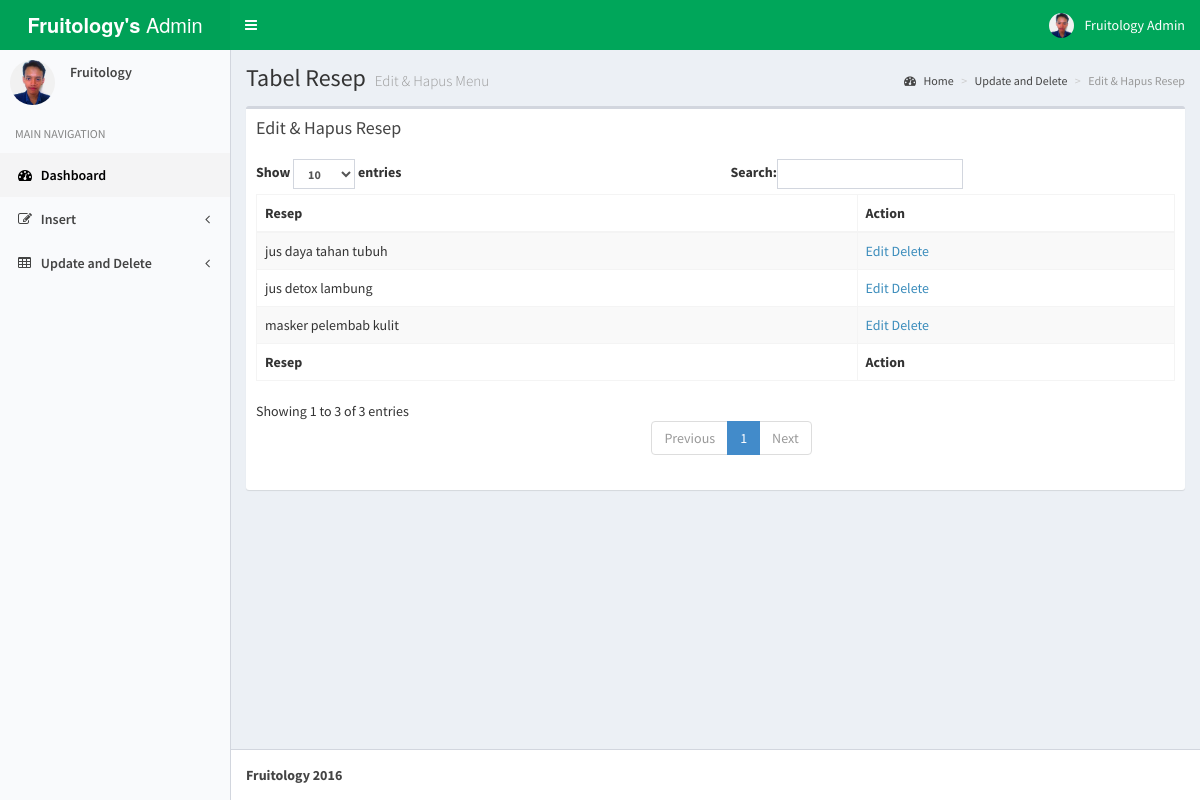
/index.php/resep_edit (signed in), run on the app's committed database.
### tables this page shows
CREATE TABLE IF NOT EXISTS `resep` (
`id_resep` smallint(2) NOT NULL,
  `judul_resep` varchar(30) NOT NULL
);

### application/controllers/resep_edit.php (called while the page is built, shortened)
<?php if ( ! defined('BASEPATH')) exit('No direct script access allowed');
class Resep_edit extends CI_Controller {
	public function index(){
		$data = $this->model->GetResep();
		$this->load->view('table_resep', array('data' => $data));
	}
}

### index.php (called while the page is built, shortened)
<?php
require_once BASEPATH.'core/CodeIgniter.php';

### application/models/model.php (called while the page is built, shortened)
<?php if ( ! defined('BASEPATH')) exit('No direct script access allowed');
class model extends CI_Model {
	public function GetResep($where = ""){
		$data = $this->db->query('select * from Resep '.$where);
		return $data->result_array();
	}
}

### application/views/table_resep.php (the view, shortened to what this page needs)
<!DOCTYPE html>
<html>
  <head>
    <link rel="stylesheet" href="<?php echo base_url()."assets/css/bootstrap.min.css" ?>">
    <link rel="stylesheet" href="https://maxcdn.bootstrapcdn.com/font-awesome/4.4.0/css/font-awesome.min.css">
    <link rel="stylesheet" href="https://code.ionicframework.com/ionicons/2.0.1/css/ionicons.min.css">
    <link rel="stylesheet" href="<?php echo base_url()."assets/css/AdminLTE.min.css" ?>">
    <link rel="stylesheet" href="<?php echo base_url()."assets/css/skin-green-light.min.css" ?>">
  </head>
  <body class="hold-transition skin-green-light sidebar-mini">
        <div class="wrapper">
      <header class="main-header">
        <a href="<?php echo base_url("")."home_admin"; ?>" class="logo">
          <span class="logo-lg"><b>Fruitology's</b> Admin</span>
        </a>
        <nav class="navbar navbar-static-top" role="navigation">
          <a href="#" class="sidebar-toggle" data-toggle="offcanvas" role="button">
          </a>
          <div class="navbar-custom-menu">
            <ul class="nav navbar-nav">
              <li class="dropdown user user-menu">
                <a href="#" class="dropdown-toggle" data-toggle="dropdown">
                  <img src="<?php echo base_url()."assets/image/foto-admin.jpg" ?>" class="user-image" alt="User Image">
                  <span class="hidden-xs">Fruitology Admin</span>
                </a>
              </li>
            </ul>
          </div>
        </nav>
      </header>
      <aside class="main-sidebar">
        <section class="sidebar">
          <div class="user-panel">
            <div class="pull-left image">
              <img src="<?php echo base_url()."assets/image/foto-admin.jpg" ?>" class="img-circle" alt="User Image">
            </div>
            <div class="pull-left info">
              <p>Fruitology</p>
            </div>
          </div>
          <ul class="sidebar-menu">
            <li class="header">MAIN NAVIGATION</li>
            <li class="active treeview">
              <a href="#">
                <i class="fa fa-dashboard"></i> <span>Dashboard</span>
              </a>
            </li>
            <li class="treeview">
              <a href="#">
                <i class="fa fa-edit"></i> <span>Insert</span>
                <i class="fa fa-angle-left pull-right"></i>
              </a>
            </li>
            <li class="treeview">
              <a href="#">
                <i class="fa fa-table"></i> <span>Update and Delete</span>
                <i class="fa fa-angle-left pull-right"></i>
              </a>
            </li>
          </ul>
        </section>
      </aside>
      <div class="content-wrapper">
        <section class="content-header">
          <h1>
            Tabel Resep
            <small>Edit & Hapus Menu</small>
          </h1>
          <ol class="breadcrumb">
            <li><a href="#"><i class="fa fa-dashboard"></i> Home</a></li>
            <li><a href="#">Update and Delete</a></li>
            <li class="active">Edit & Hapus Resep</li>
          </ol>
        </section>
        <section class="content">
          <div class="row">
            <div class="col-xs-12">
              <div class="box">
                <div class="box-header">
                  <h3 class="box-title">Edit & Hapus Resep</h3>
                </div>
                <div class="box-body">
                  <table id="example1" class="table table-bordered table-striped">
                    <thead>
                      <tr>
                        <th>Resep</th>
                        <th>Action</th>
                      </tr>
                    </thead>
                    <tbody>
                      <?php foreach ($data as $d) { ?>
                      <tr>
                        <td><?php echo $d['judul_resep']; ?></td>
                        <td>
                          <a href="<?php echo base_url()."resep_edit/edit_menu/".$d['id_resep']; ?>">Edit</a>
                          <a href="<?php echo base_url()."resep_edit/do_delete/".$d['id_resep']; ?>">Delete</a>
                        </td>
                      </tr>
                      <?php } ?>
                    </tbody>
                    <tfoot>
                      <tr>
                        <th>Resep</th>
                        <th>Action</th>
                      </tr>
                    </tfoot>
                  </table>
                </div>
              </div>
            </div>
          </div>
        </section>
      </div>
      <footer class="main-footer">
        <b>Fruitology 2016</b>
      </footer>
    </div>
  </body>
</html>

### data on the page
resep: judul_resep "jus detox lambung"
resep: judul_resep "jus daya tahan tubuh"
resep: judul_resep "masker pelembab kulit"
